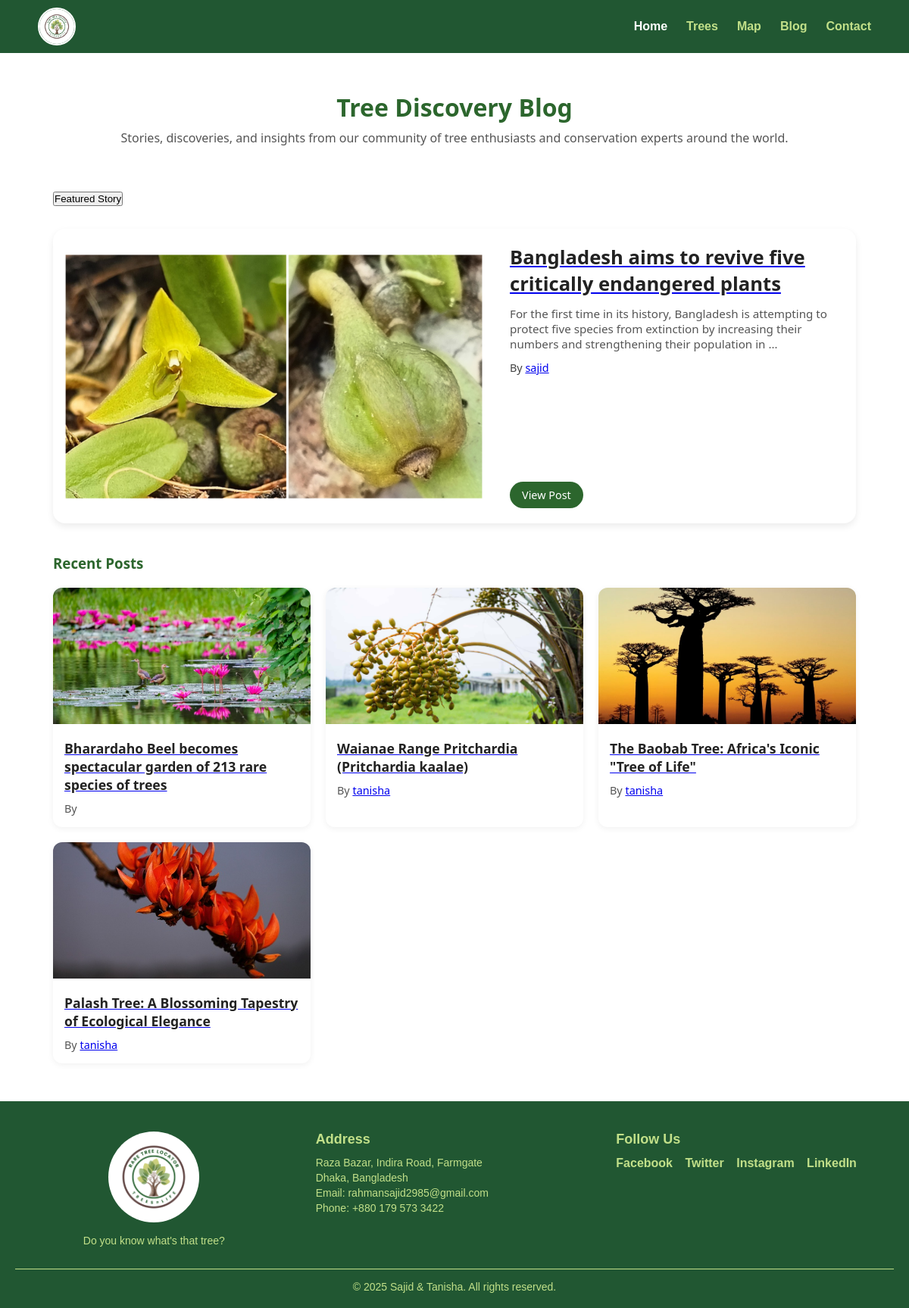
/blog_list, run on the app's committed database.
### BlogApp/models.py (models this page shows, shortened)
class BlogPost(models.Model):
    title = models.CharField(max_length=255, null=True, blank=True)
    content = models.TextField( null=True, blank=True)
    image = models.ImageField(upload_to='blog_images/', null=True, blank=True)
    author = models.ForeignKey(User, on_delete=models.CASCADE, null=True, blank=True)
    category = models.CharField(max_length=100, blank=True, null=True)
    date_posted = models.DateTimeField(auto_now_add=True, null=True, blank=True)

### MyApp/models.py (models this page shows, shortened)
class User(AbstractUser):
    ROLE_CHOICES = [
        ('viewer', 'Viewer'),
        ('contributor', 'Contributor'),
        ('admin', 'Admin'),
    ]
    role = models.CharField(max_length=20, choices=ROLE_CHOICES, default='viewer')

### BlogApp/views.py (the view)
# urls.py: path('blog_list', blogapp_views.blog_list, name='blog_list'),  # Added blog list view
def blog_list(request):
    posts = BlogPost.objects.order_by('-date_posted')
    featured = posts.first()  # Latest post
    others = posts[1:]
    paginator = Paginator(others, 6)  # 6 posts at a time
    page_number = request.GET.get('page')
    page_obj = paginator.get_page(page_number)
    return render(request, 'blog/blog_list.html', {
        'featured': featured,
        'page_obj': page_obj
    })

### templates/blog/blog_list.html (shortened to what this page needs)
{% load static %}
<!DOCTYPE html>
<html lang="en">
<head>
    <link rel="stylesheet" href="{% static 'css/blog/blog_list.css' %}">
</head>
<body>
    {% include 'Common/header.html' %}
    {% block content %}
    <div class="container">
        <h1>Tree Discovery Blog</h1>
        <p class="subtitle">
            Stories, discoveries, and insights from our community of tree enthusiasts and conservation experts around
            the world.
        </p>
        <button class="load-more">Featured Story</button>
        <div class="featured-card">
            <img src="{{ featured.image.url }}" alt="{{ featured.title }}">
            <div class="overlay">
                <a href="{% url 'blog_detail' featured.id %}">
                    <h2>{{ featured.title }}</h2>
                </a>
                <p>{{ featured.content|truncatewords:25 }}</p>
                <p class="author">By <a href="#">{{ featured.author.username }}</a></p>
                <a href="{% url 'blog_detail' featured.id %}" class="btn">View Post</a>
            </div>
        </div>
        <h3>Recent Posts</h3>
        <div class="grid">
            {% for post in page_obj %}
            <div class="card">
                <a href="{% url 'blog_detail' post.id %}">
                    <img src="{{ post.image.url }}" alt="{{ post.title }}">
                    <h4>{{ post.title }}</h4>
                </a>
                <p>By <a href="#">{{ post.author.username }}</a></p>
            </div>
            {% endfor %}
        </div>
    </div>
    {% endblock %}
    {% include 'Common/footer.html' %}
</body>
</html>

### static/CSS/blog/blog_list.css (style rules this page uses)
.container { max-width: 1100px; margin: 0 auto; padding: 20px; font-family: "Segoe UI", Tahoma, sans-serif; margin-top: 100px; }
.container h1 { text-align: center; color: #2c662d; margin-bottom: 8px; }
.container p.subtitle { text-align: center; color: #555; margin-bottom: 30px; }
.featured-card { display: flex; background: #fff; border-radius: 16px; overflow: hidden; box-shadow: 0 4px 10px rgba(0,0,0,0.08); margin-bottom: 40px; min-height: 300px; transition: transform 0.3s ease; }
.featured-card img { width: 55%; height: 100%; object-fit: cover; transition: transform 0.3s ease; }
.featured-card .overlay { padding: 20px; flex: 1; display: flex; flex-direction: column; justify-content: center; }
.featured-card h2 { font-size: 1.6rem; margin-bottom: 12px; color: #222; font-weight: bold; }
.featured-card p { color: #555; margin-bottom: 12px; font-size: 0.95rem; }
.featured-card .author { font-size: 0.9rem; color: #444; margin-bottom: 15px; }
.featured-card .btn { display: inline-block; padding: 8px 16px; border-radius: 20px; background: #2c662d; color: #fff; text-decoration: none; font-size: 0.9rem; font-weight: 500; transition: background 0.3s ease; width: fit-content; margin-top: auto; }
h3 { margin-bottom: 20px; color: #2c662d; }
.grid { display: grid; grid-template-columns: repeat(auto-fill, minmax(280px, 1fr)); gap: 20px; }
.card { background: #fff; border-radius: 12px; box-shadow: 0 2px 8px rgba(0,0,0,0.06); overflow: hidden; transition: transform 0.2s ease; }
.card img { width: 100%; height: 180px; object-fit: cover; }
.card h4 { padding: 15px 15px 0; font-size: 1.1rem; color: #222; }
.card p { padding: 10px 15px 15px; font-size: 0.9rem; color: #555; }
.load-more { text-align: center; margin: 30px 0; }

### static/CSS/common/header.css (style rules this page uses)
* { margin: 0; padding: 0; box-sizing: border-box; }
body { font-family: Arial, sans-serif; }

### data on the page
BlogPost: image (picture), title "Bangladesh aims to revive five critically endangered plants", content "For the first time in its history, Bangladesh is attempting to protect five species from extinction by increasing their numbers and strengthening their population in …", author.username "sajid"
BlogPost: image (picture), title "Bharardaho Beel becomes spectacular garden of 213 rare species of trees"
BlogPost: image (picture), title "Waianae Range Pritchardia (Pritchardia kaalae)", author.username "tanisha"
BlogPost: image (picture), title "The Baobab Tree: Africa's Iconic \"Tree of Life\"", author.username "tanisha"
BlogPost: image (picture), title "Palash Tree: A Blossoming Tapestry of Ecological Elegance", author.username "tanisha"
